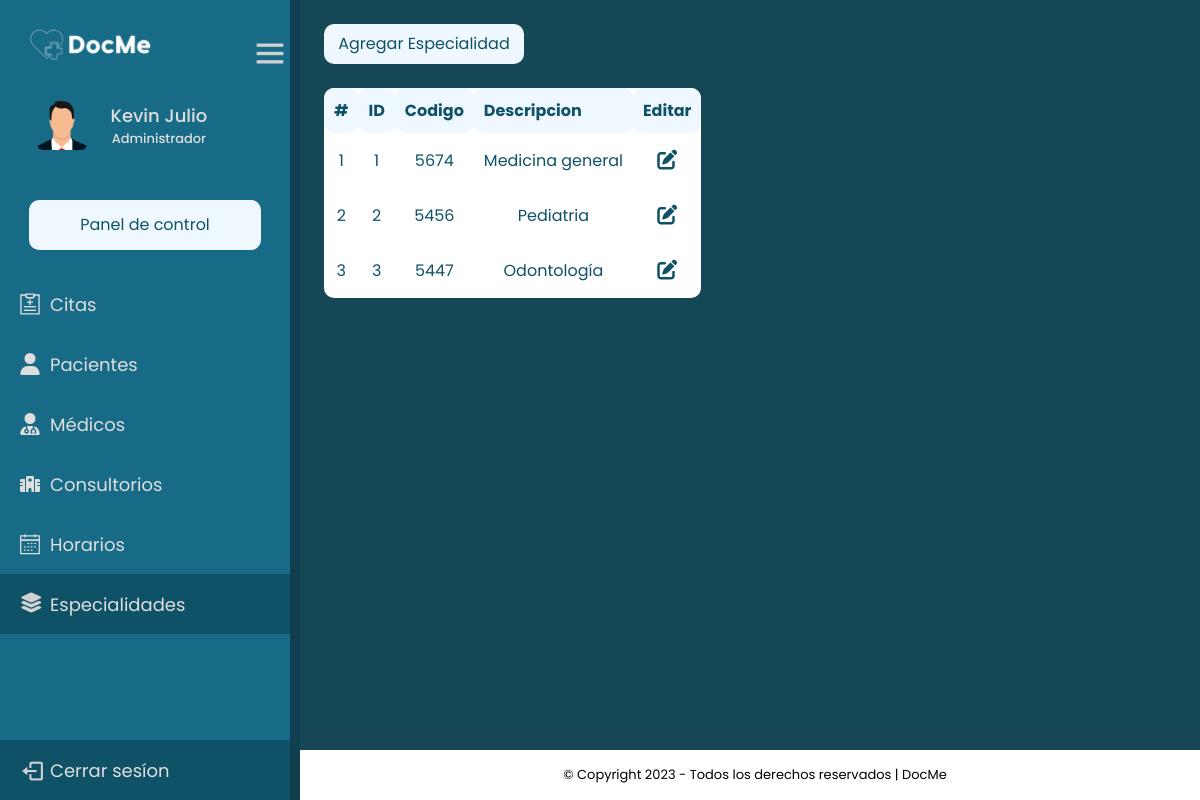
/frontend/admin/especialidades.php (signed in), run on the app's committed database.
### tables this page shows
CREATE TABLE `usuarios` (
  `ID_Usu` int(11) NOT NULL,
  `Nombre` varchar(45) NOT NULL,
  `Apellido` varchar(45) NOT NULL,
  `Correo` varchar(30) NOT NULL,
  `Password` varchar(100) NOT NULL,
  `User_Name` varchar(30) NOT NULL,
  `FechaNac` date DEFAULT NULL,
  `Telefono` varchar(15) NOT NULL,
  `Identificacion` varchar(15) NOT NULL,
  `token_recovery_pass` varchar(45) DEFAULT NULL,
  `Estado` varchar(15) NOT NULL DEFAULT 'Activo',
  `ID_Rol` int(11) NOT NULL
);

CREATE TABLE `roles` (
  `ID_Rol` int(11) NOT NULL,
  `Rol` varchar(30) NOT NULL
);

CREATE TABLE `especialidad` (
  `ID_Esp` int(11) NOT NULL,
  `Codigo_Esp` varchar(10) DEFAULT NULL,
  `Descripcion` varchar(100) DEFAULT NULL
);

### backend/getUserData.php (called while the page is built)
<?php
function getUserData($userId) {
    global $connect;
    $stmt = $connect->prepare('SELECT nombre, apellido, identificacion, correo, telefono, user_name, rol FROM usuarios, roles WHERE id_usu = :userId AND usuarios.id_rol = roles.id_rol');
    $stmt->bindParam(':userId', $userId);
    $stmt->execute();
    $result = $stmt->fetch();
    $userData = $result;
    return $userData;
}
?>

### frontend/admin/especialidades.php (the view, shortened to what this page needs)
<?php
include '../../backend/dashboard.php';
include '../../backend/getUserData.php';
include '../../backend/config.php';
if(isset($_SESSION['id'])) {
    $userData = getUserData($_SESSION['id']);
    $name = $userData['nombre'];
    $last_name = $userData['apellido'];
    $stmt = $connect->prepare("SELECT * FROM especialidad WHERE 1");
    $stmt->execute();
    $listEsp = $stmt->fetchAll(PDO::FETCH_ASSOC);
?>
<head>
    <link href="https://cdn.jsdelivr.net/npm/bootstrap@5.3.2/dist/css/bootstrap.min.css" rel="stylesheet"
>
    <link href='https://unpkg.com/boxicons@2.1.4/css/boxicons.min.css' rel='stylesheet'>
    <link href="https://unpkg.com/vanilla-datatables@latest/dist/vanilla-dataTables.min.css" rel="stylesheet" type="text/css">
    <link rel="stylesheet" href="../../frontend/css/windows_admin.css">
    <link rel="stylesheet" href="../css/dashboard.css">
</head>
<body>
    <div class="sidebar">
        <?php include('../tamplates/sideBar.php')?>
        <div class="content-area">
            <div class="container-fluid row">
            <div class="btn-add-container col-12 ps-4 pt-4">
                    <button type="button" data-bs-toggle="modal" data-bs-target="#addEsp" class="btn-add">Agregar Especialidad</button>
                </div>
                <div class="col-12 p-4">
                    <table class="table-striped" id="table">
                        <thead>
                            <tr>
                                <th>#</th>
                                <th scope="col">ID</th>
                                <th scope="col">Codigo</th>
                                <th scope="col">Descripcion</th>
                                <th>Editar</th>
                            </tr>
                        </thead>
                        <tbody>
                            <?php
                        $i = 0;
                        foreach ($listEsp as $especialidad) {?>
                            <tr>
                                <td scope="row"><?php echo $i = $i + 1; ?></td>
                                <td><?php echo $especialidad['ID_Esp']; ?></td>
                                <td><?php echo $especialidad['Codigo_Esp']; ?></td>
                                <td><?php echo $especialidad['Descripcion']; ?></td>
                                <td>
                                    <button type="button" data-bs-toggle="modal" class="btn btn-edit" data-bs-target="#EditEsp<?php echo $especialidad['ID_Esp']; ?>"><i class="fa-solid fa-pen-to-square" name="btnEdit" value="btnEdit"></i></button>
                                </td>
                            </tr>
                            <?php }?>
                        </tbody>
                    </table>
                </div>
            </div>
             <?php include('../tamplates/footer.php')?>
        </div>
    </div>
</body>
</html>
<?php }else{
header('Location: ../login.php');
}?>

### frontend/tamplates/sideBar.php (shortened to what this page needs)
<div class="logo-datails">
            <img src="../../img/logo_docme.png" alt="">
            <section class="home-section">
                <div class="home-content">
                    <i class='bx bx-menu'></i>
                </div>
            </section>
        </div>
        <div class="profile-details">
            <div class="profile-content">
                <img src="../../img/profile.png" alt="profile">
            </div>
            <div class="name-user">
                <div class="profile_name"><span><?php echo $name; ?></span> <span><?php echo $last_name; ?></span></div>
                <div class="rol"><?php echo $userData['rol'];?></div>
            </div>
        </div>
        <ul class="nav-links">
            <a class="panel" href="../admin/dashboard.php">
                <div>
                    <span>Panel de control</span>
                </div>
            </a>
            <li class="mt-4">
                <a href="../admin/citas.php">
                    <span class="link_name">Citas</span>
                </a>
            </li>
            <li>
                <a href="../admin/pacientes.php">
                    <svg xmlns="http://www.w3.org/2000/svg" style="fill:#DEDEDE" viewBox="0 0 448 512">
                        <path
                            d="M224 256A128 128 0 1 0 224 0a128 128 0 1 0 0 256zm-45.7 48C79.8 304 0 383.8 0 482.3C0 498.7 13.3 512 29.7 512H418.3c16.4 0 29.7-13.3 29.7-29.7C448 383.8 368.2 304 269.7 304H178.3z" />
                    </svg>
                    <span class="link_name">Pacientes</span>
                </a>
            </li>
            <li>
                <a href="../admin/medicos.php">
                    <span class="link_name">Médicos</span>
                </a>
            </li>
            <li>
                <a href="../admin/consultorios.php">
                    <span class="link_name">Consultorios</span>
                </a>
            </li>
            <li>
                <a href="#">
                    <span class="link_name">Horarios</span>
                </a>
            </li>
            <li>
                <a href="../admin/especialidades.php">
                    <i class="fs-5 fa-solid fa-layer-group"></i>
                    <span class="link_name">Especialidades</span>
                </a>
            </li>
            <li class="mt-auto">
                <a href="?logout">
                    <i class='bx bx-log-out'></i>
                    <span class="link_name">Cerrar sesíon</span>
                </a>
            </li>
        </ul>

### frontend/css/windows_admin.css (style rules this page uses)
* { margin: 0; padding: 0; box-sizing: border-box; font-family: 'Poppins', sans-serif; }
.sidebar { position: fixed; top: 0; left: 0; height: 100%; width: 300px; padding: 20px 0 0 0; background-color: #176B87; display: flex; flex-direction: column; justify-content: center; align-items: center; gap:20px; border-right: 10px solid rgba(15, 53, 65, .8); overflow-y: auto; overflow-x: hidden; z-index: 1; transition: all .4s ease; }
.sidebar .logo-datails { height: 60px; width: 100%; display: flex; align-items: center; justify-content: space-between; }
.sidebar .home-section { font-size:40px; width: auto; display: flex; align-items: center; cursor: pointer; }
.sidebar .home-section i { font-size:40px; width: 100%; }
.sidebar .logo-datails img { height: 50px; min-width: 78px; }
.sidebar .profile-details { display: flex; align-items: center; width: 90%; }
.sidebar .profile-details .profile-content { display: flex; align-items: center; }
.sidebar .profile-details img { height: 70px; width: 70px; object-fit: cover; border-radius: 16px; margin: 0 14px 0 12px; padding: 10px; }
.sidebar .profile-details .profile_name, .sidebar .profile-details .rol { color: #DEDEDE; font-size: 18px; font-weight: 500; width: 100%; text-align: center; }
.sidebar .profile-details .rol { font-size: 13px; text-align: center; }
.sidebar .panel { display: flex; text-decoration: none; justify-content: center; align-items: center; width: 80%; height: 50px; color:#0f5268; background-color: aliceblue; border-radius: 10px; cursor: pointer; transition: .3s ease-in-out; }
.sidebar .nav-links { height: 100%; width: 100%; padding: 20px 0 0 0; margin: 0; }
.sidebar .nav-links { display: flex; top:0; flex-direction: column; align-items:center; }
.sidebar .nav-links li { position: relative; list-style: none; transition: all 0.4s ease; height: 60px; cursor: pointer; width: 100%; }
.sidebar .nav-links li svg, i { color: #D1D1D1; font-size: 25px; height: 22px; width: 20px ; }
.sidebar .nav-links li:last-child { background: #0f5268; }
.sidebar .nav-links li a { text-decoration: none; height: 100%; width: 100%; display: flex; align-items: center; gap: 10px; padding-left: 20px; transition: all .4s ease; }
.sidebar .nav-links li a .link_name { font-size: 18px; font-weight: 400; color: #DEDEDE; }
.sidebar .content-area { position: fixed; top: 0; right: 0; height: calc(100% - 50px); width: calc(100% - 300px); background: #164757; transition: all .4s ease; overflow-y: auto; overflow-x: hidden; }

### frontend/css/dashboard.css (style rules this page uses)
.btn-add-container { display: flex; justify-content: start; align-items: center; }
.btn-add { background-color: aliceblue; color: #0f5268; height: 40px; width: 200px; border-radius: 10px; border-style: none; transition: .3s ease-in-out; }
.btn-edit { width: 45px; height: 35px; transition: .2s ease-in-out; padding: 0; }
.btn-edit i { font-size: 20px; color: #0f5268; transition: .2s ease-in-out; }
.container-fluid { overflow-x: auto; }
table { background-color: white; border-collapse: collapse; border-radius: 10px; }
td { text-align: center; }
th, td { padding: 10px; color: #0f5268; border-radius: 10px; }
thead { background-color: aliceblue; color: #0f5268; }

### frontend/admin/especialidades.php (style rules this page uses)
.sidebar .nav-links li:nth-child(7) { background-color: #0f5268; }

### data on the page
usuarios: Nombre "Kevin", Apellido "Julio", ID_Rol.Rol "Administrador"
especialidad: ID_Esp "1", Codigo_Esp "5674", Descripcion "Medicina general"
especialidad: i "2", ID_Esp "2", Codigo_Esp "5456", Descripcion "Pediatria"
especialidad: i "3", ID_Esp "3", Codigo_Esp "5447", Descripcion "Odontología"
